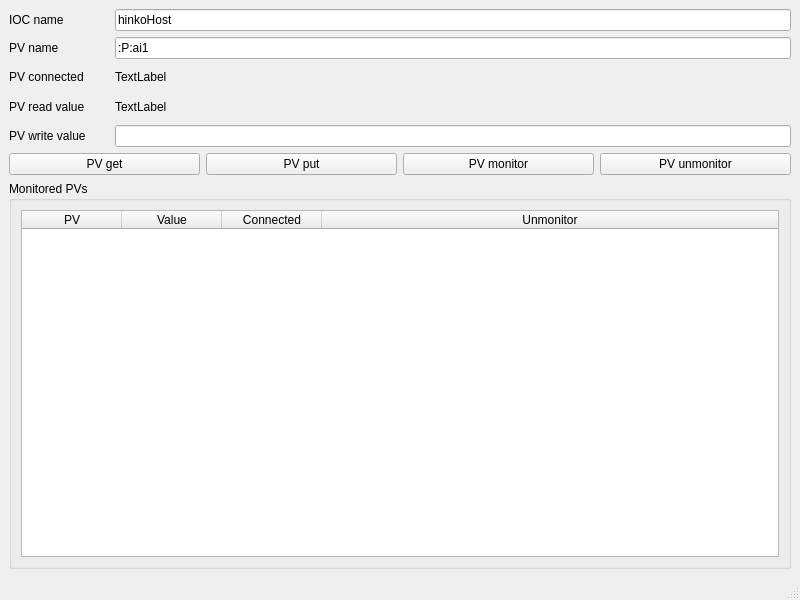
<?xml version="1.0" encoding="UTF-8"?>
<ui version="4.0">
 <class>MainWindow</class>
 <widget class="QMainWindow" name="MainWindow">
  <property name="geometry">
   <rect>
    <x>0</x>
    <y>0</y>
    <width>800</width>
    <height>600</height>
   </rect>
  </property>
  <property name="windowTitle">
   <string>MainWindow</string>
  </property>
  <widget class="QWidget" name="centralwidget">
   <layout class="QVBoxLayout" name="verticalLayout">
    <item>
     <layout class="QHBoxLayout" name="horizontalLayout">
      <item>
       <widget class="QLabel" name="label_3">
        <property name="sizePolicy">
         <sizepolicy hsizetype="Minimum" vsizetype="Minimum">
          <horstretch>0</horstretch>
          <verstretch>0</verstretch>
         </sizepolicy>
        </property>
        <property name="maximumSize">
         <size>
          <width>100</width>
          <height>16777215</height>
         </size>
        </property>
        <property name="text">
         <string>IOC name</string>
        </property>
       </widget>
      </item>
      <item>
       <widget class="QLineEdit" name="lineEdit_iocName">
        <property name="sizePolicy">
         <sizepolicy hsizetype="Preferred" vsizetype="Fixed">
          <horstretch>0</horstretch>
          <verstretch>0</verstretch>
         </sizepolicy>
        </property>
        <property name="maximumSize">
         <size>
          <width>16777215</width>
          <height>16777215</height>
         </size>
        </property>
        <property name="text">
         <string>hinkoHost</string>
        </property>
       </widget>
      </item>
     </layout>
    </item>
    <item>
     <layout class="QHBoxLayout" name="horizontalLayout_2">
      <item>
       <widget class="QLabel" name="label">
        <property name="sizePolicy">
         <sizepolicy hsizetype="Minimum" vsizetype="Minimum">
          <horstretch>0</horstretch>
          <verstretch>0</verstretch>
         </sizepolicy>
        </property>
        <property name="maximumSize">
         <size>
          <width>100</width>
          <height>16777215</height>
         </size>
        </property>
        <property name="text">
         <string>PV name</string>
        </property>
       </widget>
      </item>
      <item>
       <widget class="QLineEdit" name="lineEdit_pvName">
        <property name="sizePolicy">
         <sizepolicy hsizetype="Preferred" vsizetype="Fixed">
          <horstretch>0</horstretch>
          <verstretch>0</verstretch>
         </sizepolicy>
        </property>
        <property name="maximumSize">
         <size>
          <width>16777215</width>
          <height>16777215</height>
         </size>
        </property>
        <property name="text">
         <string>:P:ai1</string>
        </property>
       </widget>
      </item>
     </layout>
    </item>
    <item>
     <layout class="QHBoxLayout" name="horizontalLayout_6">
      <item>
       <widget class="QLabel" name="label_5">
        <property name="sizePolicy">
         <sizepolicy hsizetype="Minimum" vsizetype="Minimum">
          <horstretch>0</horstretch>
          <verstretch>0</verstretch>
         </sizepolicy>
        </property>
        <property name="maximumSize">
         <size>
          <width>100</width>
          <height>16777215</height>
         </size>
        </property>
        <property name="text">
         <string>PV connected</string>
        </property>
       </widget>
      </item>
      <item>
       <widget class="QLabel" name="label_pvConnected">
        <property name="minimumSize">
         <size>
          <width>0</width>
          <height>24</height>
         </size>
        </property>
        <property name="text">
         <string>TextLabel</string>
        </property>
       </widget>
      </item>
     </layout>
    </item>
    <item>
     <layout class="QHBoxLayout" name="horizontalLayout_3">
      <item>
       <widget class="QLabel" name="label_2">
        <property name="sizePolicy">
         <sizepolicy hsizetype="Minimum" vsizetype="Minimum">
          <horstretch>0</horstretch>
          <verstretch>0</verstretch>
         </sizepolicy>
        </property>
        <property name="maximumSize">
         <size>
          <width>100</width>
          <height>16777215</height>
         </size>
        </property>
        <property name="text">
         <string>PV read value</string>
        </property>
       </widget>
      </item>
      <item>
       <widget class="QLabel" name="label_pvValueRead">
        <property name="minimumSize">
         <size>
          <width>0</width>
          <height>24</height>
         </size>
        </property>
        <property name="text">
         <string>TextLabel</string>
        </property>
       </widget>
      </item>
     </layout>
    </item>
    <item>
     <layout class="QHBoxLayout" name="horizontalLayout_4">
      <item>
       <widget class="QLabel" name="label_4">
        <property name="sizePolicy">
         <sizepolicy hsizetype="Minimum" vsizetype="Minimum">
          <horstretch>0</horstretch>
          <verstretch>0</verstretch>
         </sizepolicy>
        </property>
        <property name="maximumSize">
         <size>
          <width>100</width>
          <height>16777215</height>
         </size>
        </property>
        <property name="text">
         <string>PV write value</string>
        </property>
       </widget>
      </item>
      <item>
       <widget class="QLineEdit" name="lineEdit_pvValueWrite">
        <property name="sizePolicy">
         <sizepolicy hsizetype="Preferred" vsizetype="Fixed">
          <horstretch>0</horstretch>
          <verstretch>0</verstretch>
         </sizepolicy>
        </property>
        <property name="maximumSize">
         <size>
          <width>16777215</width>
          <height>16777215</height>
         </size>
        </property>
       </widget>
      </item>
     </layout>
    </item>
    <item>
     <layout class="QHBoxLayout" name="horizontalLayout_5">
      <item>
       <widget class="QPushButton" name="pushButton_get">
        <property name="text">
         <string>PV get</string>
        </property>
       </widget>
      </item>
      <item>
       <widget class="QPushButton" name="pushButton_put">
        <property name="text">
         <string>PV put</string>
        </property>
       </widget>
      </item>
      <item>
       <widget class="QPushButton" name="pushButton_monitor">
        <property name="text">
         <string>PV monitor</string>
        </property>
       </widget>
      </item>
      <item>
       <widget class="QPushButton" name="pushButton_unmonitor">
        <property name="text">
         <string>PV unmonitor</string>
        </property>
       </widget>
      </item>
     </layout>
    </item>
    <item>
     <widget class="QGroupBox" name="groupBox">
      <property name="title">
       <string>Monitored PVs</string>
      </property>
      <layout class="QVBoxLayout" name="verticalLayout_2">
       <item>
        <widget class="QTableWidget" name="tableWidget">
         <property name="editTriggers">
          <set>QAbstractItemView::NoEditTriggers</set>
         </property>
         <property name="tabKeyNavigation">
          <bool>false</bool>
         </property>
         <property name="showDropIndicator" stdset="0">
          <bool>false</bool>
         </property>
         <property name="alternatingRowColors">
          <bool>true</bool>
         </property>
         <property name="selectionMode">
          <enum>QAbstractItemView::MultiSelection</enum>
         </property>
         <property name="selectionBehavior">
          <enum>QAbstractItemView::SelectRows</enum>
         </property>
         <attribute name="horizontalHeaderStretchLastSection">
          <bool>true</bool>
         </attribute>
         <attribute name="verticalHeaderStretchLastSection">
          <bool>false</bool>
         </attribute>
         <column>
          <property name="text">
           <string>PV</string>
          </property>
         </column>
         <column>
          <property name="text">
           <string>Value</string>
          </property>
         </column>
         <column>
          <property name="text">
           <string>Connected</string>
          </property>
         </column>
         <column>
          <property name="text">
           <string>Unmonitor</string>
          </property>
         </column>
        </widget>
       </item>
      </layout>
     </widget>
    </item>
   </layout>
  </widget>
  <widget class="QMenuBar" name="menubar">
   <property name="geometry">
    <rect>
     <x>0</x>
     <y>0</y>
     <width>800</width>
     <height>26</height>
    </rect>
   </property>
  </widget>
  <widget class="QStatusBar" name="statusbar"/>
 </widget>
 <resources/>
 <connections/>
</ui>
